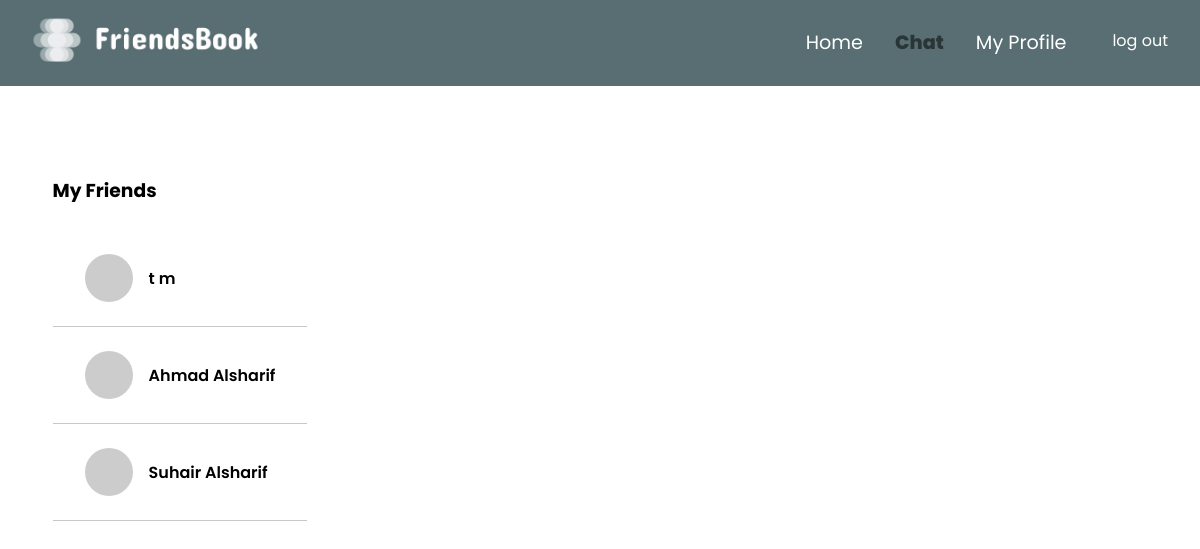
/views/chat.php (signed in), run on the app's committed database.
### tables this page shows
CREATE TABLE `friends` (
  `id` int(20) NOT NULL,
  `user1-id` int(20) NOT NULL,
  `user2-id` int(20) NOT NULL
);

CREATE TABLE `user` (
  `id` int(20) NOT NULL,
  `username` varchar(40) NOT NULL,
  `password` varchar(40) NOT NULL,
  `email` varchar(40) NOT NULL,
  `first-name` varchar(40) NOT NULL,
  `last-name` varchar(40) NOT NULL,
  `tele-No` varchar(15) NOT NULL,
  `address` varchar(100) NOT NULL,
  `gender` varchar(10) NOT NULL,
  `image-url` text NOT NULL
);

### models/requests.php (called while the page is built, shortened)
<?php
	function checkForFriendRequest($userSent,$userRecieved){
		require dirname(__DIR__)."/util/dbconnection.php";
		$query = "SELECT id FROM request WHERE `userSent-id`=$userSent AND `userRecieved-id`= $userRecieved";
		$result = mysqli_query($conn,$query);
		if($result){
			if(mysqli_num_rows($result) > 0){
				return true;
			} else {
				return false;
			}
		} else {
			echo mysqli_error($conn);
		}
	}
?>

### components/userCard.php (the view, shortened to what this page needs)
<?php
function UserCard($userId, $firstName, $lastName, $imageUrl)
{
    include_once dirname(__DIR__) . "/models/users.php";
    include_once dirname(__DIR__) . "/controllers/handleRequest.php";
    $currUserId = $_COOKIE['user-id'];
    $sendIcon = "<i class='fa-solid fa-paper-plane request-icon'></i>";
    $sendIconDisabled = "<i class='fa-solid fa-paper-plane request-icon disabled'></i>";
    $actions = "";
    $requestId = checkForFriendRequest($currUserId,$userId)?getRequestId($currUserId,$userId):(checkForFriendRequest($userId,$currUserId)?getRequestId($userId,$currUserId):0);
    return "<div class='users-list__user-card' id='userCard$userId'>
                <div class='user-card__user-info'>
                    <img class='user-info__image' src=$imageUrl>
                    <span class='user-info__name'>$firstName $lastName</span>
                </div>
                <div class='user-card__actions' id='actions$userId'>
                    $actions
                </div>
            </div>
                        $('#send$userId').click(function(){
                        $.post('../controllers/handleRequest.php',{ 'second-user-id' : $userId, 'action': 'send' },
                            var actions = \"<button class='actions__button' disabled>$sendIconDisabled</button>\";
                            $('#actions$userId').empty();
                            $('#actions$userId').append(actions);
                    $('#accept$userId').click(function(){
                        var requestId = $requestId;
                            $('#userCard$userId').remove();
                    $('#deny$userId').click(function(){
                        var requestId = $requestId;
                            var actions = \"<button class='actions__button' id='send$userId'>$sendIcon</button>\";
                            $('#actions$userId').empty();
                            $('#actions$userId').append(actions);
                    $('#userCard$userId').click(function(e){
                        $.get('../controllers/getChatBox.php?userId=$userId',function(data){
            ";
}

### models/users.php (shortened to what this page needs)
<?php
	function getFriendsUsers($userId){
		include_once dirname(__DIR__)."/components/userCard.php";
		$query = "SELECT friends.`user1-id` , friends.`user2-id`, user.*
				  FROM friends
				  RIGHT JOIN user
				  ON user.id != $userId AND (user.id = friends.`user1-id` OR user.id = friends.`user2-id`)
				  WHERE friends.`user1-id`='$userId' OR friends.`user2-id`='$userId'";
		$result = mysqli_query($conn,$query);
		if ($result) {
			if(mysqli_num_rows($result) > 0){
				$users = "";
				while ($row = mysqli_fetch_assoc($result)) {
					$firstName = $row['first-name'];
					$lastName = $row['last-name'];
					$imageUrl = $row['image-url'];
					$id = $row['id'];
					$users .= userCard($id,$firstName,$lastName,$imageUrl);
			}
			return $users;
			} else {
				echo "<h3>No users found</h3>";
			}
		} else {
			echo mysqli_error($conn);
		}
	}
?>

### styles/userCard.css (style rules this page uses)
.users-list__user-card { display: flex; flex-direction: column; border-bottom: 1px solid rgba(128, 128, 128, 0.43); padding: 1rem 2rem; font-weight: 600; }
.user-card__user-info { display: flex; align-items: center; }
.user-info__image { width: 3rem; border-radius: 50px; margin: 0.5rem 1rem 0.5rem 0 ; }
.user-info__name { font-size: 1rem; }

### styles/navbar.css (style rules this page uses)
* { margin: 0; padding: 0; list-style-type: none; text-decoration: none; box-sizing: border-box; transition: all .3s ease-in-out; font-family: 'Poppins', sans-serif; }
body { height: fit-content; }

### data on the page
friends: value "t", value "m"
friends: value "Ahmad", value "Alsharif"
friends: value "Suhair", value "Alsharif"
